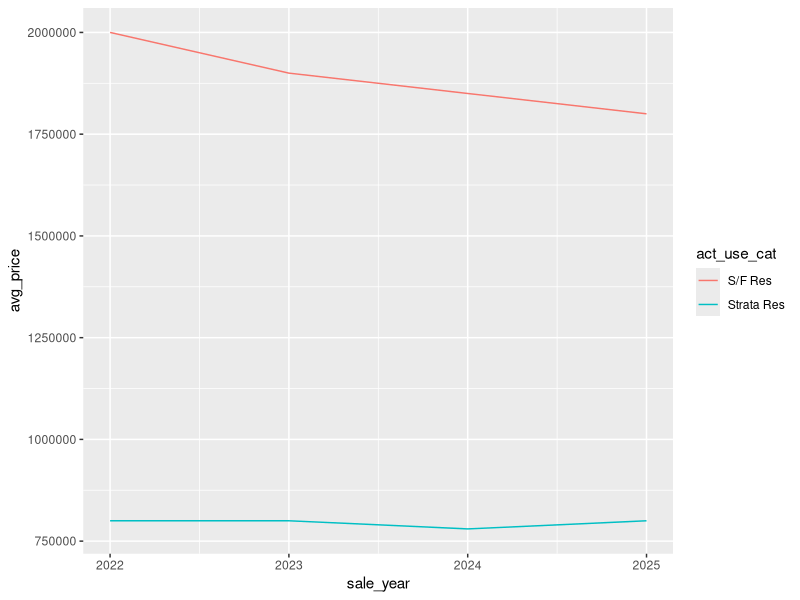
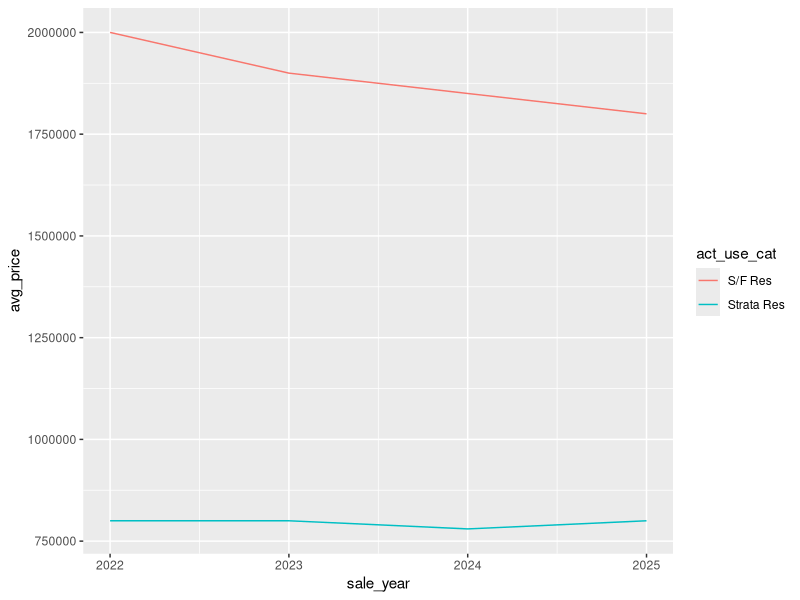
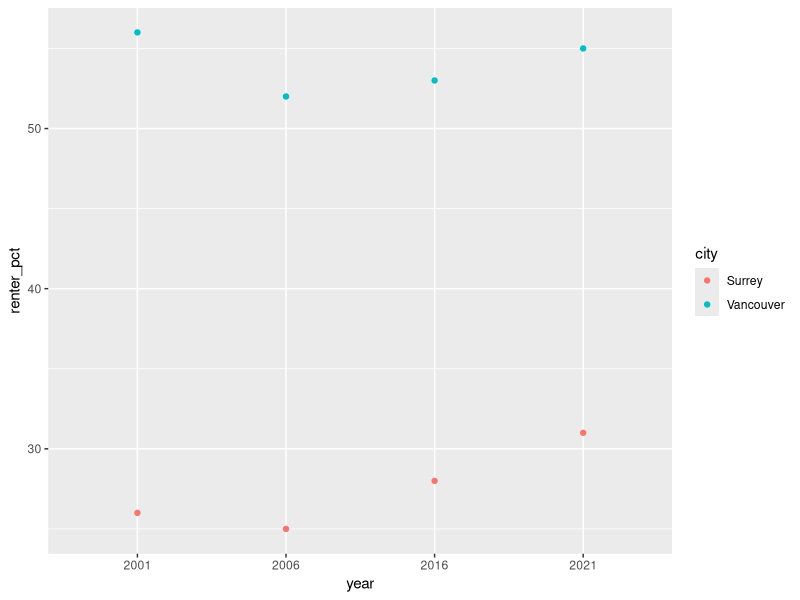
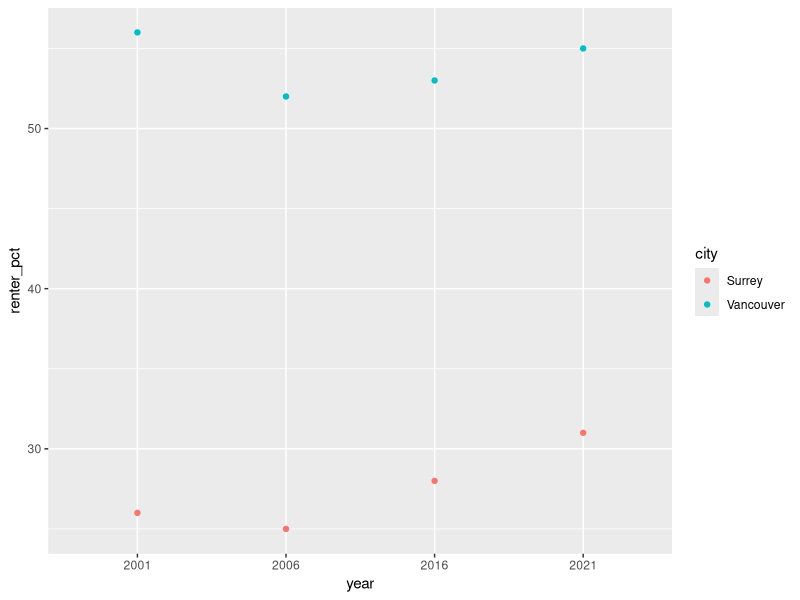

Write the R code that produced these figures, in order. (Note: this script raises an error after producing the figures.)
## ---- chunk 1
#| label: setup
#| include: false
knitr::opts_chunk$set(comment = NA, fig.width = 9, fig.height = 3.6)
## ---- chunk 2
#| label: yearly
library(tidyverse)

yearly <- tibble(
  act_use_cat = c("S/F Res", "S/F Res",
                  "S/F Res", "S/F Res",
                  "Strata Res", "Strata Res",
                  "Strata Res", "Strata Res"),
  sale_year = c(2022, 2023, 2024, 2025,
                2022, 2023, 2024, 2025),
  avg_price = c(2000000, 1900000, 1850000, 1800000,
                800000, 800000, 780000, 800000)
)
## ---- chunk 3
#| label: yearly-print
yearly
## ---- chunk 4
#| label: ratio-data
yearly
## ---- chunk 5
#| label: ratio-target
#| echo: false
yearly |>
  pivot_wider(names_from = act_use_cat, values_from = avg_price) |>
  mutate(ratio = `S/F Res` / `Strata Res`) |>
  select(sale_year, ratio)
## ---- chunk 6
#| label: wider
wide <- yearly |>
  pivot_wider(names_from = act_use_cat,
              values_from = avg_price)
wide
## ---- chunk 7
#| label: ratio
wide |>
  mutate(ratio = `S/F Res` / `Strata Res`)
## ---- chunk 8
#| label: chart-data
wide
## ---- chunk 9
#| label: chart-target
#| echo: false
#| fig-width: 5
#| fig-height: 2.8
ggplot(yearly, aes(sale_year, avg_price, colour = act_use_cat)) +
  geom_line()
## ---- chunk 10
#| label: longer
#| fig-show: hide
long <- wide |>
  pivot_longer(cols = c(`S/F Res`, `Strata Res`),
               names_to = "act_use_cat",
               values_to = "avg_price")

ggplot(long, aes(sale_year, avg_price,
                 colour = act_use_cat)) +
  geom_line()
## ---- chunk 11
#| label: longer-print
long
## ---- chunk 12
#| label: split-data
yearly_n <- yearly |>
  mutate(n_sales = c(2, 3, 1, 4, 5, 2, 6, 3))
yearly_n
## ---- chunk 13
#| label: split
yearly_n |>
  pivot_wider(names_from = act_use_cat,
              values_from = avg_price)
## ---- chunk 14
#| label: renters-w
renters_w <- tibble(city = c("Vancouver", "Surrey"),
                    `2001` = c(56, 26), `2006` = c(52, 25), `2016` = c(53, 28), `2021` = c(55, 31))
## ---- chunk 15
#| label: renters
#| fig-show: hide
renters <- renters_w |>
  pivot_longer(cols = -city, names_to = "year",
               values_to = "renter_pct")
ggplot(renters, aes(year, renter_pct,
                    colour = city)) +
  geom_point()
## ---- chunk 16
#| label: renters-plot
#| echo: false
#| fig-width: 4.4
#| fig-height: 2.8
ggplot(renters, aes(year, renter_pct, colour = city)) +
  geom_point()
## ---- chunk 17
#| label: bca
bca <- read_rds("data/bca262.rds")
## ---- chunk 18
#| label: premium
premium <- bca |>
  filter(juris_label == "City of Vancouver", year(sale_date) %in% 2016:2025) |>
  group_by(act_use_cat, sale_year = year(sale_date)) |>
  summarise(median_price = median(price, na.rm = TRUE), .groups = "drop") |>
  pivot_wider(names_from = act_use_cat, values_from = median_price) |>
  mutate(ratio = `S/F Res` / `Strata Res`) |>
  arrange(desc(ratio))
premium |> head(4)
## ---- chunk 19
#| label: sales
sales <- tibble(
  sale_id = 1:4,
  neigh = c("Kitsilano", "Oakridge",
            "Kitsilano", "Dunbar-Southlands"),
  price = c(1250000, 1400000,
            980000, 2100000)
)
sales
## ---- chunk 20
#| label: area-info
area_info <- tibble(
  neigh = c("Kitsilano", "Oakridge",
            "West End"),
  skytrain = c(FALSE, TRUE, FALSE)
)
area_info
## ---- chunk 21
#| label: left-data
sales
area_info
## ---- chunk 22
#| label: left
sales |>
  left_join(area_info, by = "neigh")
## ---- chunk 23
#| label: inner-data
sales
area_info
## ---- chunk 24
#| label: inner
sales |>
  inner_join(area_info, by = "neigh")
## ---- chunk 25
#| label: stations
stations <- tibble(
  station = c("Oakridge - 41st Avenue", "Langara - 49th Avenue", "Marine Drive"),
  geo_local_area = c("Oakridge", "Oakridge", "Marpole")
)
## ---- chunk 26
#| label: join-by
sales |>
  left_join(stations, by = join_by(neigh == geo_local_area))
## ---- chunk 27
#| label: dup-rows
nrow(sales)
sales |>
  left_join(stations,
            by = join_by(neigh == geo_local_area)) |>
  nrow()
## ---- chunk 28
#| label: dup-check
stations |>
  count(geo_local_area) |>
  filter(n > 1)
## ---- chunk 29
#| label: relationship
sales |>
  left_join(stations, by = join_by(neigh == geo_local_area),
            relationship = "many-to-one")
## ---- chunk 30
#| label: predict-out
#| echo: false
sales |>
  inner_join(stations, by = join_by(neigh == geo_local_area))
## ---- chunk 31
#| label: anti
sales |>
  anti_join(area_info, by = "neigh")
## ---- chunk 32
#| label: repeat-data
van <- bca |> filter(juris_label == "City of Vancouver")

sales_2015 <- van |>
  filter(year(sale_date) == 2015) |>
  select(folioid, act_use_cat, price_2015 = price)

sales_2025 <- van |>
  filter(year(sale_date) == 2025) |>
  select(folioid, price_2025 = price)
## ---- chunk 33
#| label: repeat-keys
sales_2015 |> count(folioid) |> filter(n > 1) |> nrow()
sales_2025 |> count(folioid) |> filter(n > 1) |> nrow()
## ---- chunk 34
#| label: flip-gap
#| include: false
flip_days <- bca |>
  filter(juris_label == "City of Vancouver", year(sale_date) == 2015) |>
  group_by(folioid) |>
  filter(n() > 1) |>
  summarise(days = as.numeric(max(sale_date) - min(sale_date)))
## ---- chunk 35
#| label: repeat-once
once_2015 <- sales_2015 |> group_by(folioid) |> filter(n() == 1) |> ungroup()
once_2025 <- sales_2025 |> group_by(folioid) |> filter(n() == 1) |> ungroup()
## ---- chunk 36
#| label: repeat-join
repeat_sales <- once_2015 |>
  inner_join(once_2025, by = "folioid", relationship = "one-to-one")
nrow(repeat_sales)

repeat_sales |>
  group_by(act_use_cat) |>
  summarise(homes = n(), median_growth = median(price_2025 / price_2015 - 1))
## ---- chunk 37
#| label: rebuilt
#| include: false
rebuilt <- bca |>
  filter(folioid %in% repeat_sales$folioid, act_use_cat == "S/F Res",
         year(sale_date) %in% c(2015, 2025)) |>
  group_by(folioid) |>
  summarise(rebuilt = n_distinct(year_built, na.rm = TRUE) > 1)
## ---- chunk 38
#| label: all-sales
all_sales <- van |>
  filter(year(sale_date) %in% c(2015, 2025)) |>
  group_by(act_use_cat, sale_year = year(sale_date)) |>
  summarise(median_price = median(price), .groups = "drop") |>
  pivot_wider(names_from = sale_year, values_from = median_price) |>
  mutate(growth = `2025` / `2015` - 1)
all_sales
## ---- chunk 39
#| label: compare-numbers
#| include: false
pct <- \(x) round(100 * x)
all_g <- set_names(all_sales$growth, all_sales$act_use_cat)
rep_g <- repeat_sales |>
  group_by(act_use_cat) |>
  summarise(g = median(price_2025 / price_2015 - 1)) |>
  deframe()
